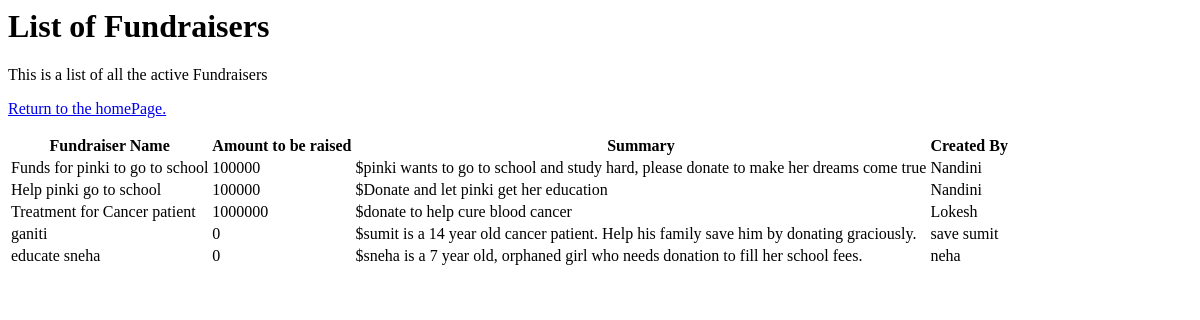
Before: /fundraiserlist with the older database file.
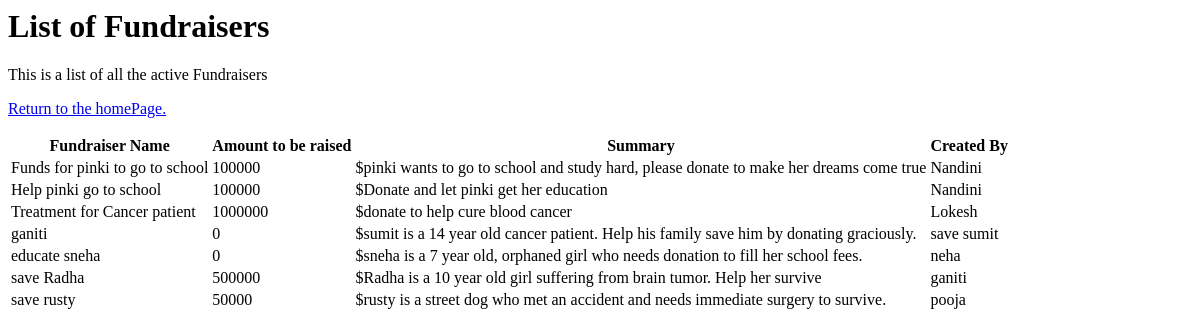
After: the same page with the newer database file.
### app/models.py (models this page shows, shortened)
class Fundraisers(db.Model):
    __tablename__ = 'Fundraisers'
    id       = db.Column(db.Integer,     primary_key=True)
    name     = db.Column(db.String(64),  unique = True)
    amount    = db.Column(db.Integer)
    summary   = db.Column(db.String(64))
    created_by = db.Column(db.String(64))

### app/views.py (the view)
@app.route('/fundraiserlist')
def fundraiserlist():
    return render_template('fundraiserlist.html', Fundraisers = Fundraisers.query.all())

### app/templates/fundraiserlist.html
<h1 class="pt-5 pb-2">List of Fundraisers</h1>
      <p class="lead alert alert-warning">This is a list of all the active Fundraisers
			  </p>
	  <p class="ml-4"><a href="{{ url_for('index') }}">Return to the homePage.</a></p>
		<table class="table">
			<tr>
				<th>Fundraiser Name</th>
				<th>Amount to be raised</th>
                <th>Summary</th>
				<th>Created By</th>
			</tr>
			{% for fundraiser in Fundraisers %}
			<tr>
				<td>{{ fundraiser.name }}</td>
				<td>{{ fundraiser.amount }}</td>
				<td>${{ fundraiser.summary}}</td>
				<td>{{ fundraiser.created_by }}</td>
			</tr>
			{% endfor %}
		</table>

Changed rows visible on the page:
added Fundraisers: name "save Radha", amount "500000", summary "Radha is a 10 year old girl suffering from brain tumor. Help her survive", created_by "ganiti"
added Fundraisers: name "save rusty", amount "50000", summary "rusty is a street dog who met an accident and needs immediate surgery to survive.", created_by "pooja"
